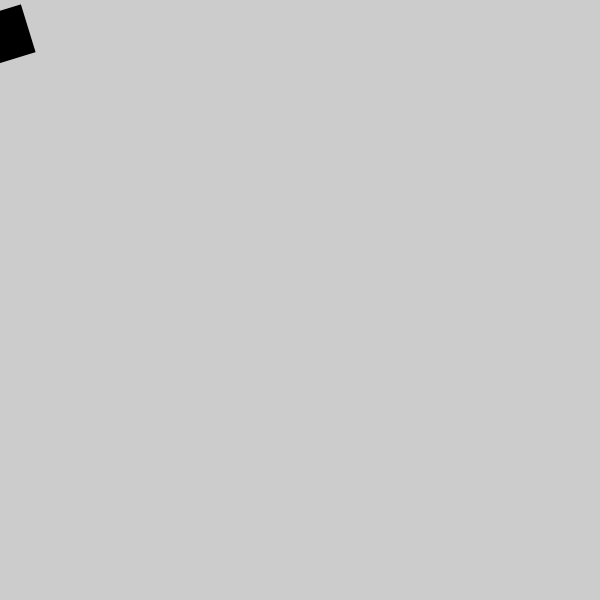
Frame 1 (no input)
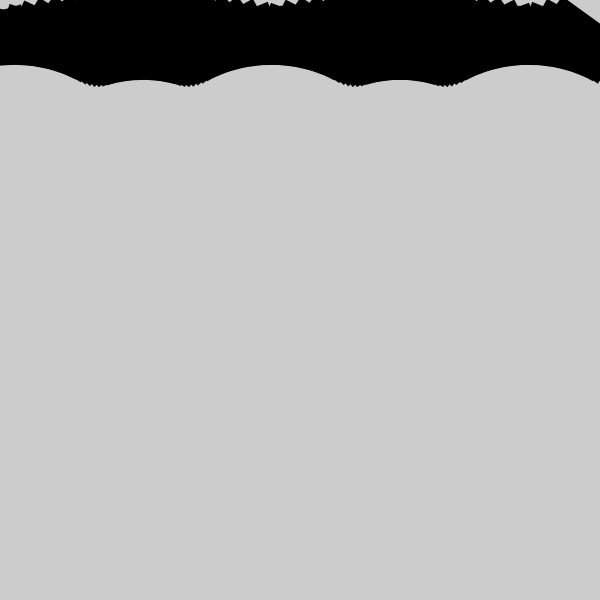
Frame 60 (the mouse pressed at the canvas centre just before this capture)
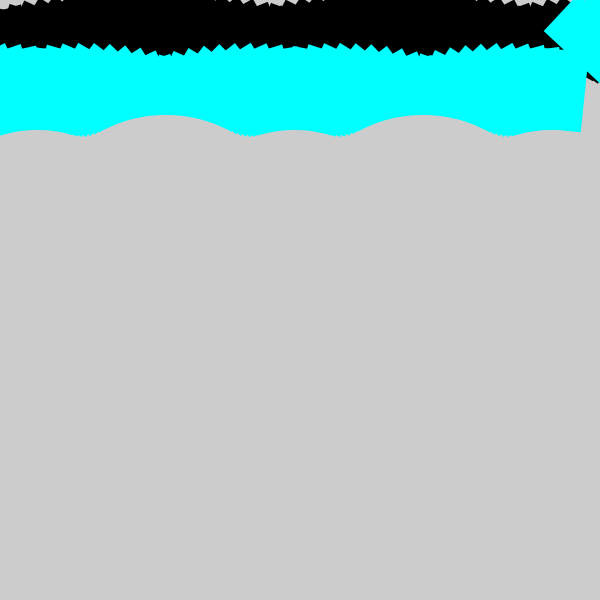
Frame 120 (the mouse held since frame 60 and released just before this capture)

The Processing sketch that drew these frames (run headless with seeded random() and noise(); from frame 60 on, the mouse is pressed at the canvas centre):

// Processing sketch: homework_Sep202018
// ── homework_Sep202018.pde
float xPos = -10;
float yPos = 40;
float degs = 0;
boolean oppositeSide;


void setup () {
  size (600,600);
  noStroke();
}

void draw () {
  
  pattern();
  
  // I wanted to create some kind of rectangle rotation in the middle while pattern is going on
  // It turns out some random rectangles and words dispersed in some kind of radial patterns
  pushMatrix();
  if (xPos > width/2 && yPos > height/2) {
  oppositeSide = true;
  } 
  
  if (oppositeSide == true) {
  translate(width/2,height/2);
  float rads = radians(degs);
  rotate(rads + 200);
  rectMode(CENTER);
  rect(0,0,mouseX * 0.5, mouseY * 0.5);
  text("pattern making yey:)", width, height);
  }
  popMatrix();
  
}
  
// this is the pattern of rotating rectangles in every row
void pattern () {
  fill(-RGB,mouseX,mouseY);
  rectMode(CENTER);
  translate (xPos, yPos);
  degs = degs + 7;
  float rads = radians(degs);
  rotate(rads + 20);
  rect(0, 0, 50, 80);
  xPos = xPos + 10;
  
  
  if (xPos > width +10) {
    xPos = 0;
    yPos = yPos + 50;
}

}
